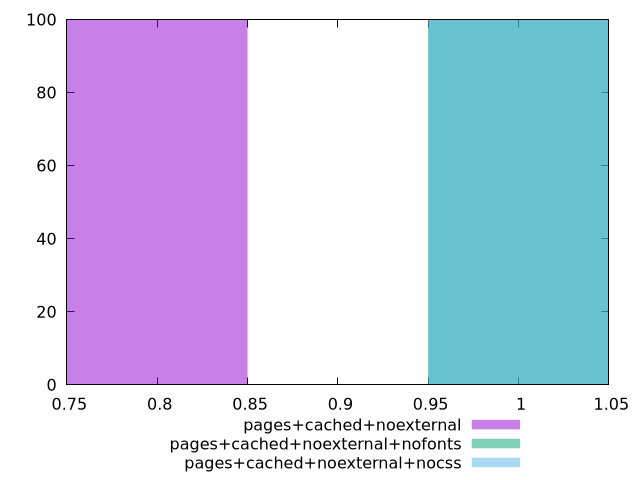

Source code (gnuplot):
$_pagesCachedNoexternal <<EOF
0.8 100
EOF
$_pagesCachedNoexternalNofonts <<EOF
1 100
EOF
$_pagesCachedNoexternalNocss <<EOF
1 100
EOF
set key outside below
set terminal pngcairo
set output "report_00005_2020-11-02T22-26-11.212Z/unused-css-rules/unused-css-rules_pages+cached+noexternal_pages+cached+noexternal+nofonts_pages+cached+noexternal+nocss+hist.png"
set boxwidth 0.1
set style fill transparent solid 0.5 noborder
set yrange [0:100]
plot $_pagesCachedNoexternal title "pages+cached+noexternal" with boxes ,$_pagesCachedNoexternalNofonts title "pages+cached+noexternal+nofonts" with boxes ,$_pagesCachedNoexternalNocss title "pages+cached+noexternal+nocss" with boxes ,
